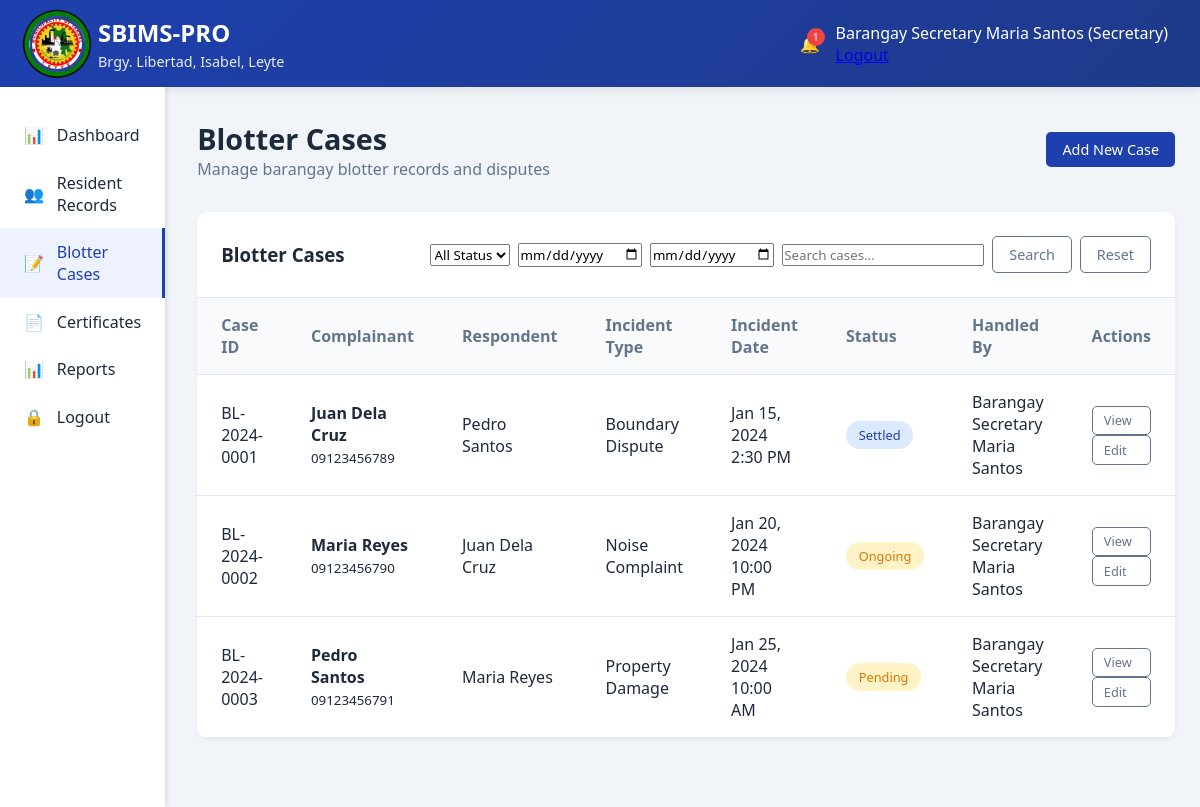
The app's page /secretary/blotter.php (signed in) with its own data.
### tables this page shows
CREATE TABLE `blotters` (
  `id` int(11) NOT NULL AUTO_INCREMENT,
  `case_id` varchar(20) NOT NULL,
  `complainant_id` int(11) NOT NULL,
  `respondent_name` varchar(100) NOT NULL,
  `respondent_address` text DEFAULT NULL,
  `incident_type` varchar(100) NOT NULL,
  `incident_date` datetime NOT NULL,
  `incident_location` text NOT NULL,
  `description` text NOT NULL,
  `status` enum('Pending','Ongoing','Settled','Referred') DEFAULT 'Pending',
  `resolution` text DEFAULT NULL,
  `resolved_date` datetime DEFAULT NULL,
  `handled_by` int(11) NOT NULL,
  `created_at` timestamp NOT NULL DEFAULT current_timestamp(),
  PRIMARY KEY (`id`),
  UNIQUE KEY `case_id` (`case_id`),
  KEY `complainant_id` (`complainant_id`),
  KEY `handled_by` (`handled_by`),
  CONSTRAINT `blotters_ibfk_1` FOREIGN KEY (`complainant_id`) REFERENCES `residents` (`id`) ON DELETE CASCADE,
  CONSTRAINT `blotters_ibfk_2` FOREIGN KEY (`handled_by`) REFERENCES `users` (`id`) ON DELETE CASCADE
);

CREATE TABLE `residents` (
  `id` int(11) NOT NULL AUTO_INCREMENT,
  `resident_id` varchar(20) NOT NULL,
  `first_name` varchar(50) NOT NULL,
  `middle_name` varchar(50) DEFAULT NULL,
  `last_name` varchar(50) NOT NULL,
  `birthdate` date NOT NULL,
  `gender` enum('Male','Female') NOT NULL,
  `civil_status` enum('Single','Married','Widowed','Divorced') NOT NULL,
  `contact_number` varchar(15) DEFAULT NULL,
  `email` varchar(100) DEFAULT NULL,
  `address` text NOT NULL,
  `purok` varchar(50) NOT NULL,
  `household_number` varchar(20) DEFAULT NULL,
  `is_voter` tinyint(1) DEFAULT 0,
  `is_4ps` tinyint(1) DEFAULT 0,
  `is_senior` tinyint(1) DEFAULT 0,
  `is_pwd` tinyint(1) DEFAULT 0,
  `created_at` timestamp NOT NULL DEFAULT current_timestamp(),
  `updated_at` timestamp NOT NULL DEFAULT current_timestamp() ON UPDATE current_timestamp(),
  PRIMARY KEY (`id`),
  UNIQUE KEY `resident_id` (`resident_id`)
);

CREATE TABLE `users` (
  `id` int(11) NOT NULL AUTO_INCREMENT,
  `username` varchar(50) NOT NULL,
  `password` varchar(255) NOT NULL,
  `email` varchar(100) DEFAULT NULL,
  `role` enum('admin','captain','secretary','resident') NOT NULL,
  `full_name` varchar(100) NOT NULL,
  `is_active` tinyint(1) DEFAULT 1,
  `last_login` datetime DEFAULT NULL,
  `created_at` timestamp NOT NULL DEFAULT current_timestamp(),
  PRIMARY KEY (`id`),
  UNIQUE KEY `username` (`username`)
);

### config/functions.php (called while the page is built, shortened)
<?php
function formatDateTime($datetime) {
    return date('M j, Y g:i A', strtotime($datetime));
}
?>

### secretary/blotter.php (the view, shortened to what this page needs)
<?php
require_once '../config/functions.php';
$database = new Database();
$db = $database->getConnection();
$search = $_GET['search'] ?? '';
$date_from = $_GET['date_from'] ?? '';
$date_to = $_GET['date_to'] ?? '';
$query = "SELECT b.*, r.first_name, r.last_name, r.contact_number, u.full_name as handled_by_name
          FROM blotters b
          JOIN residents r ON b.complainant_id = r.id
          JOIN users u ON b.handled_by = u.id
          WHERE 1=1";
$query .= " ORDER BY b.created_at DESC";
$stmt = $db->prepare($query);
$stmt->execute();
$blotters = $stmt->fetchAll(PDO::FETCH_ASSOC);
?>
<?php include '../includes/header.php'; ?>
<?php include '../includes/topbar.php'; ?>
<div class="main-container">
    <?php include '../includes/sidebar.php'; ?>
    <main class="content">
        <div class="page-header">
            <div class="page-title">
                <h1>Blotter Cases</h1>
                <p>Manage barangay blotter records and disputes</p>
            </div>
            <div class="page-actions">
                <a href="blotter_add.php" class="btn btn-primary">Add New Case</a>
            </div>
        </div>
        <div class="data-table">
            <div class="table-header">
                <h3>Blotter Cases</h3>
                <div class="table-actions">
                    <form method="GET" class="search-form" style="display: flex; gap: 0.5rem; align-items: center;">
                        <select name="status" onchange="this.form.submit()">
                            <option value="">All Status</option>
                        </select>
                        <input type="date" name="date_from" placeholder="From Date" value="<?php echo $date_from; ?>">
                        <input type="date" name="date_to" placeholder="To Date" value="<?php echo $date_to; ?>">
                        <input type="text" name="search" placeholder="Search cases..." value="<?php echo htmlspecialchars($search); ?>">
                        <button type="submit" class="btn btn-outline">Search</button>
                        <a href="blotter.php" class="btn btn-outline">Reset</a>
                    </form>
                </div>
            </div>
            <table>
                <thead>
                    <tr>
                        <th>Case ID</th>
                        <th>Complainant</th>
                        <th>Respondent</th>
                        <th>Incident Type</th>
                        <th>Incident Date</th>
                        <th>Status</th>
                        <th>Handled By</th>
                        <th>Actions</th>
                    </tr>
                </thead>
                <tbody>
                    <?php if (count($blotters) > 0): ?>
                        <?php foreach ($blotters as $blotter): ?>
                        <tr>
                            <td><?php echo htmlspecialchars($blotter['case_id']); ?></td>
                            <td>
                                <strong><?php echo htmlspecialchars($blotter['first_name'] . ' ' . $blotter['last_name']); ?></strong><br>
                                <small><?php echo htmlspecialchars($blotter['contact_number']); ?></small>
                            </td>
                            <td><?php echo htmlspecialchars($blotter['respondent_name']); ?></td>
                            <td><?php echo htmlspecialchars($blotter['incident_type']); ?></td>
                            <td><?php echo formatDateTime($blotter['incident_date']); ?></td>
                            <td>
                                <span class="status status-<?php echo strtolower($blotter['status']); ?>">
                                    <?php echo $blotter['status']; ?>
                                </span>
                            </td>
                            <td><?php echo htmlspecialchars($blotter['handled_by_name']); ?></td>
                            <td>
                                <a href="blotter_view.php?id=<?php echo $blotter['id']; ?>" class="btn btn-sm btn-outline">View</a>
                                <a href="blotter_edit.php?id=<?php echo $blotter['id']; ?>" class="btn btn-sm btn-outline">Edit</a>
                            </td>
                        </tr>
                        <?php endforeach; ?>
                    <?php endif; ?>
                </tbody>
            </table>
        </div>
    </main>
</div>
<?php include '../includes/footer.php'; ?>

### assets/css/main.css (style rules this page uses)
:root { --primary: #1e40af; --primary-dark: #1e3a8a; --secondary: #64748b; --success: #10b981; --warning: #f59e0b; --danger: #ef4444; --light: #f8fafc; --dark: #1e293b; }
* { margin: 0; padding: 0; box-sizing: border-box; font-family: 'Segoe UI', Tahoma, Geneva, Verdana, sans-serif; }
body { background-color: #f1f5f9; color: var(--dark); }
.main-container { display: flex; min-height: calc(100vh - 80px); }
.content { flex: 1; padding: 2rem; }
.page-header { display: flex; justify-content: space-between; align-items: center; margin-bottom: 2rem; }
.page-title h1 { font-size: 1.8rem; color: var(--dark); }
.page-title p { color: var(--secondary); }
.btn { padding: 0.5rem 1rem; border: none; border-radius: 5px; cursor: pointer; font-weight: 500; display: flex; align-items: center; gap: 0.5rem; transition: all 0.3s; text-decoration: none; font-size: 0.9rem; }
.btn-primary { background: var(--primary); color: white; }
.btn-outline { background: transparent; border: 1px solid var(--secondary); color: var(--secondary); }
.btn-sm { padding: 0.3rem 0.7rem; font-size: 0.8rem; }

### assets/css/dashboard.css (style rules this page uses)
.data-table { background: white; border-radius: 10px; overflow: hidden; box-shadow: 0 2px 5px rgba(0,0,0,0.05); margin-bottom: 2rem; }
.table-header { padding: 1.5rem; border-bottom: 1px solid #e2e8f0; display: flex; justify-content: space-between; align-items: center; }
.table-header h3 { color: var(--dark); }
.table-actions { display: flex; gap: 0.5rem; }
table { width: 100%; border-collapse: collapse; }
th, td { padding: 1rem 1.5rem; text-align: left; border-bottom: 1px solid #e2e8f0; }
th { background: #f8fafc; font-weight: 600; color: var(--secondary); }
.status { padding: 0.3rem 0.8rem; border-radius: 20px; font-size: 0.8rem; font-weight: 500; display: inline-block; }
.status-pending { background: #fef3c7; color: #d97706; }
.status-settled { background: #dbeafe; color: #1e40af; }
.status-ongoing { background: #fef3c7; color: #d97706; }

### records on screen
blotters: case "BL-2024-0001", complainant.last_name "Juan Dela Cruz", complainant.contact_number "09123456789", respondent_name "Pedro Santos", incident_type "Boundary Dispute", incident_date "Jan 15, 2024 2:30 PM", status "Settled", handled_by.full_name "Barangay Secretary Maria Santos"
blotters: case "BL-2024-0002", complainant.last_name "Maria Reyes", complainant.contact_number "09123456790", respondent_name "Juan Dela Cruz", incident_type "Noise Complaint", incident_date "Jan 20, 2024 10:00 PM", status "Ongoing", handled_by.full_name "Barangay Secretary Maria Santos"
blotters: case "BL-2024-0003", complainant.last_name "Pedro Santos", complainant.contact_number "09123456791", respondent_name "Maria Reyes", incident_type "Property Damage", incident_date "Jan 25, 2024 10:00 AM", status "Pending", handled_by.full_name "Barangay Secretary Maria Santos"

### other values on screen
$notification_count "1"
$_SESSION['full_name'] "Barangay Secretary Maria Santos"
$_SESSION['user_role'] "Secretary"
